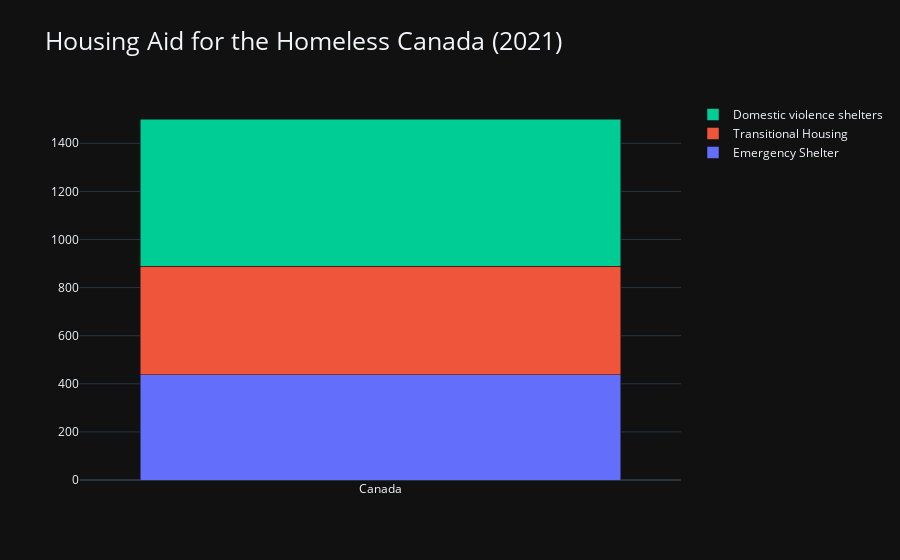

This figure's notebook cell:
### Code cell
branches = ['Canada']
es = [437]
th = [452]
dvs = [612]
trace1 = go.Bar(
   x = branches,
   y = es,
   name = 'Emergency Shelter'
)
trace2 = go.Bar(
   x = branches,
   y = th,
   name = 'Transitional Housing'
)
trace3 = go.Bar(
   x = branches,
   y = dvs,
   name = 'Domestic violence shelters'
)
data = [trace1, trace2, trace3]
layout = go.Layout(barmode = 'stack')
fig = go.Figure(data = data, layout = layout)
fig.update_layout(template='plotly_dark')
fig.update_layout(title_text = "Housing Aid for the Homeless Canada (2021)",
                 title_font_size=25)
iplot(fig)

### Figure 1 — Plotly figure (JSON) as saved in the notebook; plotly's stock layout.template omitted (floating-point values rounded to 4 significant figures)
{"data": [{"name": "Emergency Shelter", "type": "bar", "x": ["Canada"], "y": [437]}, {"name": "Transitional Housing", "type": "bar", "x": ["Canada"], "y": [452]}, {"name": "Domestic violence shelters", "type": "bar", "x": ["Canada"], "y": [612]}], "layout": {"barmode": "stack", "title": {"font": {"size": 25}, "text": "Housing Aid for the Homeless Canada (2021)"}}}
